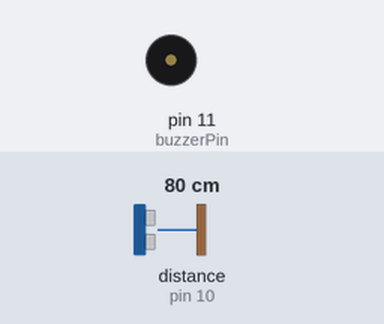
Simulated run of this sketch. Board: Arduino Uno, built with avr-gcc and run on an emulated ATmega328P. On the bench: buzzer (waves = sounding). Wiring (inferred from the names in the program): ultrasonic range finder: trigger pin 9; echo pin 10. The inputs (shaded band) are chosen by the test bench; at power-on: distance to the obstacle (sensor on pin 10) 80 cm. The echo pulse lasts 58.3 µs per cm.

Above: at 1.2 s.
1.3 s: distance to the obstacle (sensor on pin 10) set to 35 cm
2.8 s: distance to the obstacle (sensor on pin 10) set to 28 cm
At 3.5 s:
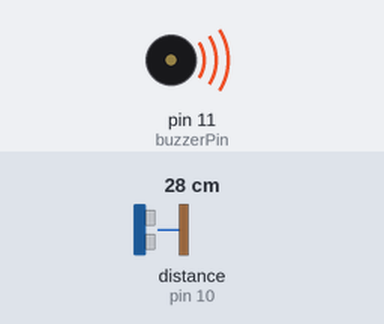
4.3 s: distance to the obstacle (sensor on pin 10) set to 60 cm
At 4.7 s:
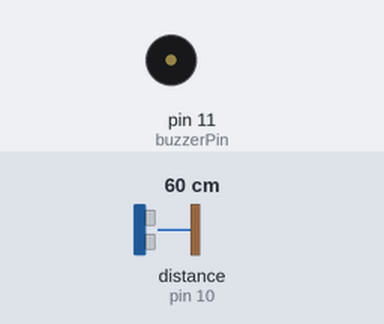
5.8 s: distance to the obstacle (sensor on pin 10) set to 2 cm
At 6.8 s:
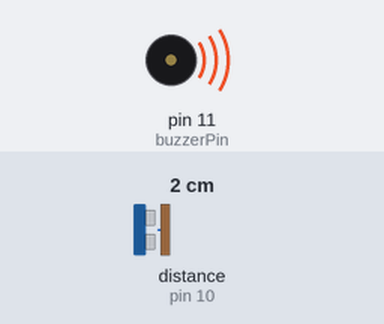
Timing chart, 0 to 8.3 s (numbered marks = the images above; inputs shaded):
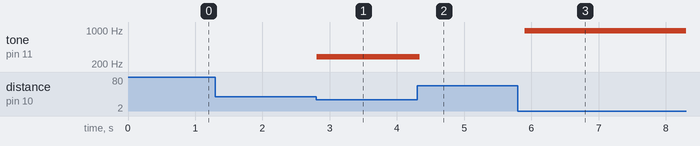

Measured:
- the behaviour switches between 31 and 30 cm on distance to the obstacle (sensor on pin 10) (found by bisection; images 0 and 1)
- after the input at 1.3 s, every drawn part: stays the same
- after the input at 2.8 s, tone on pin 11 (buzzerPin): silent → 280 Hz at once
- after the input at 4.3 s, tone on pin 11 (buzzerPin): 280 Hz → silent at once
- after the input at 5.8 s, tone on pin 11 (buzzerPin): silent → 974 Hz after 0.10 s

The sketch:

park_sensor.ino
```cpp
// --- Değişken Tanımlamaları ---
const int trigPin = 9;     // HC-SR04 sensörünün Tetik (Trigger) bacağının bağlı olduğu pin
const int echoPin = 10;    // HC-SR04 sensörünün Yankı (Echo) bacağının bağlı olduğu pin
const int buzzerPin = 11;  // Sesli uyarı verecek buzzer'ın bağlı olduğu pin

void setup() {
  // Pinlerin giriş/çıkış modlarını ayarla
  pinMode(trigPin, OUTPUT);   // Trig pini ses dalgası göndereceği için ÇIKIŞ
  pinMode(echoPin, INPUT);    // Echo pini dönen dalgayı okuyacağı için GİRİŞ
  pinMode(buzzerPin, OUTPUT); // Buzzer ses vereceği için ÇIKIŞ

  Serial.begin(9600);         // Seri haberleşmeyi başlat (hata ayıklama için kullanılabilir)
}

void loop() {
  // --- Mesafe Ölçüm İşlemi Başlangıcı ---
  // Temiz bir sinyal için önce trig pinini LOW yapıyoruz
  digitalWrite(trigPin, LOW);
  delayMicroseconds(2);

  // Sensörü tetiklemek için 10 mikrosaniyelik bir HIGH sinyali gönderiyoruz
  digitalWrite(trigPin, HIGH);
  delayMicroseconds(10);
  digitalWrite(trigPin, LOW);

  // Echo pininden dönen sinyalin süresini (mikrosaniye cinsinden) okuyoruz.
  // 30000 µs (30 ms) zaman aşımıdır; bu süre içinde yanıt gelmezse beklemeyi bırakır.
  long duration = pulseIn(echoPin, HIGH, 30000);

  if (duration == 0) {
    // Sensör okuyamadıysa veya menzil dışıysa:
    // Buzzer susturulur ve hatalı ölçümü önlemek için döngü başa döner.
    noTone(buzzerPin);
    return;
  }

  // --- Mesafe Hesaplama ---
  // Ses hızı havada yaklaşık 340 m/s'dir → 0.034 cm/mikrosaniye.
  // Sinyal gidip geri geldiği için süre 2'ye bölünerek tek yön mesafe hesaplanır.
  float distance = duration * 0.034 / 2.0;

  // --- Uyarı Sistemi ---
  if (distance < 30) {
    // Mesafe 0–30 cm arasındaysa buzzer devreye girer.
    // Mesafe küçüldükçe frekans artar → daha hızlı/tiz ses.
    int pitch = map(distance, 0, 30, 1000, 200);
    tone(buzzerPin, pitch);
  } else {
    // Engel 30 cm'den uzaktaysa buzzer kapatılır.
    noTone(buzzerPin);
  }

  // Stabil ölçüm için kısa bir bekleme
  delay(100);
}
```
